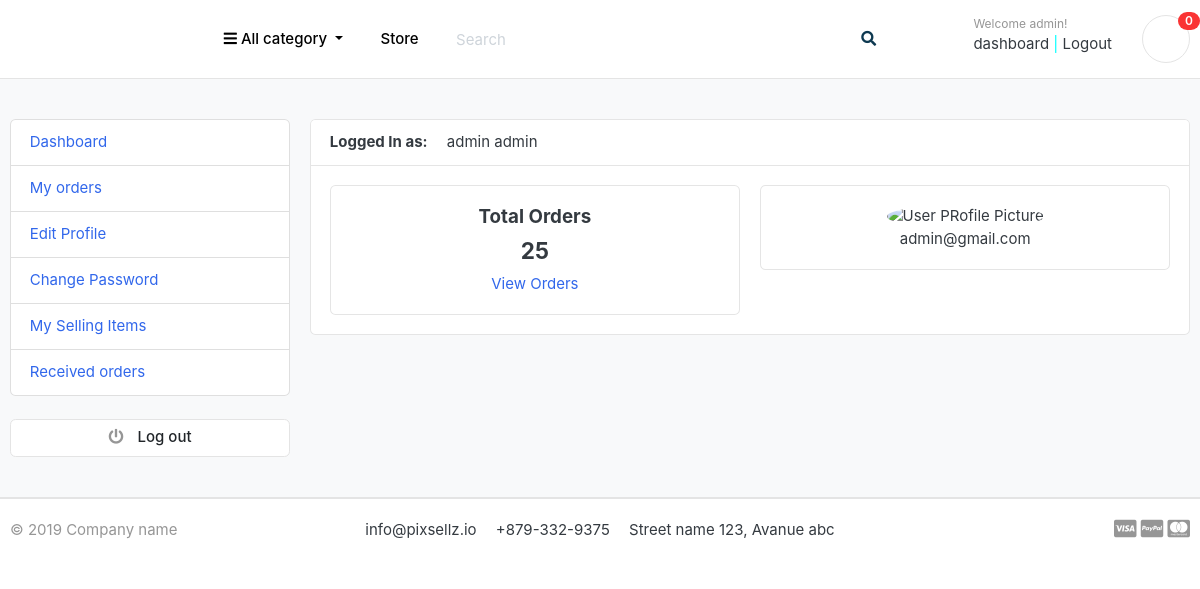
The app's page /accounts/dashboard/ (signed in), older data.
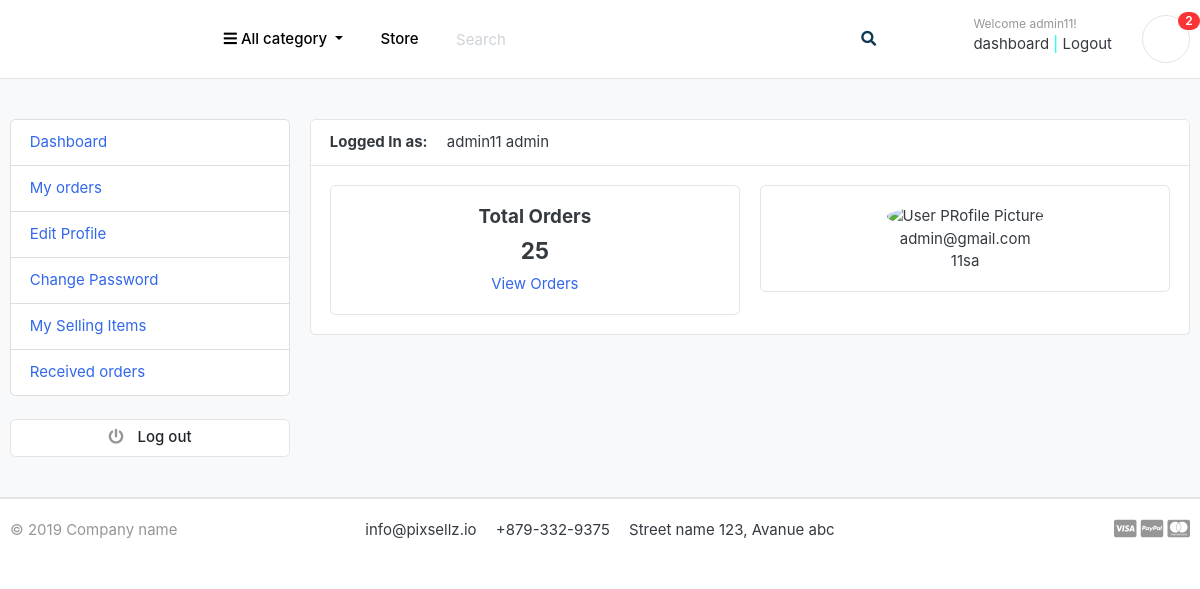
The same page, newer data.
### accounts/models.py (models this page shows, shortened)
class Account(AbstractBaseUser,PermissionsMixin):
    first_name = models.CharField(max_length=50)
    last_name = models.CharField(max_length=50)
    username = models.CharField(max_length=50, unique=True)
    email = models.CharField(max_length=50, unique=True)
    phone_number = models.CharField(max_length=50, unique=True)
    date_joined = models.DateTimeField(auto_now_add=True)
    last_login = models.DateTimeField(auto_now_add=True)
    is_admin = models.BooleanField(default=False)
    is_staff = models.BooleanField(default=False)
    is_active = models.BooleanField(default=True)
    is_superadmin = models.BooleanField(default=False)
    is_verified = models.BooleanField(default=False)
    USERNAME_FIELD = 'email'
    REQUIRED_FIELDS = ['username', 'first_name', 'last_name']
    objects = MyAccountManager()

### accounts/views.py (the view)
# urls.py: path('dashboard/', views.dashboard, name='dashboard'),
@login_required(login_url = 'signin')
def dashboard(request):
    orders = Order.objects.order_by('-created_at').filter(user_id=request.user.id, is_ordered=True)
    orders_count = orders.count()
    context = {
        'orders_count' : orders_count
    }
    return render(request, 'user/dashboard.html', context)

### carts/context_processors.py (called while the page is built)
def counter(request):
    cart_count = 0
    if 'admin' in request.path:
        return {}
    else:
        try:
            cart = Cart.objects.filter(cart_id=_cart_id(request))
            if request.user.is_authenticated:
                cart_items = CartItem.objects.all().filter(user=request.user)
            else:
                cart_items = CartItem.objects.all().filter(cart=cart[:1])
            for cart_item in cart_items:
                cart_count += cart_item.quantity
        except Cart.DoesNotExist:
            cart_item = 0
    return dict(cart_count=cart_count)

### carts/views.py (called while the page is built)
def _cart_id(request):
    cart = request.session.session_key
    if not cart:
        cart = request.session.create()
    return cart

### category/context_processors.py (called while the page is built)
def menu_links(request):
    links = Category.objects.all()
    return dict(links=links)

### category/models.py (called while the page is built)
    def get_url(self):
        return reverse('products_by_category', args=[self.slug])

### templates/user/dashboard.html
{% extends 'user/base.html' %}
{% block content %}
<section class="section-conten padding-y bg">
    <div class="container">
        <div class="row">
        {% include 'user/includes/dashboard_sidebar.html' %}
        <main class="col-md-9">
            <article class="card">
            <header class="card-header">
                <strong class="d-inline-block mr-3">Logged In as:</strong>
                <span>{{ user.first_name }} {{ user.last_name }}</span>
            </header>
            <div class="card-body">
                <div class="row">
                    <div class="col-md-6">
                        <div class="card" style="text-align: center;">
                            <div class="card-body">
                                <h5 class="title">Total Orders</h5>
                                <h4>{{orders_count}}</h4>
                                <a href="">View Orders</a>
                            </div>
                        </div>
                    </div>
                    <div class="col-md-6">
                        <div class="card" style="text-align: center;">
                            <div class="card-body">
                               <img src="https://www.w3schools.com/howto/img_avatar.png" alt="User PRofile Picture" width="50" height="50" style="border-radius:50%;">
                               <p class="mb-0">{{user.email}}</p>
                               <p>{{user.phone_number}}</p>
                            </div>
                        </div>
                    </div>
                </div>
            </div>
            </article>
        </main>
    </div>
    </div>
    </section>
{% endblock %}

### templates/user/includes/navbar.html (shortened to what this page needs)
{% load static %}
<header class="section-header">
    <section class="header-main border-bottom">
        <div class="container">
    <div class="row align-items-center">
        <div class="col-lg-2 col-md-3 col-6">
            <a href="{% url 'homepage' %}" class="brand-wrap">
                <h3 style="color: white;">Gadgetcart</h3>
            </a>
        </div>
        <div class="col-lg col-sm col-md col-6 flex-grow-0">
            <div class="category-wrap dropdown d-inline-block float-right">
                <button type="button" class="btn btn-primary dropdown-toggle" data-toggle="dropdown" style="color: black; background-color: white; border-color: #ffffff">
                    <i class="fa fa-bars"></i> All category
                </button>
            </div>
        </div>
        <a href="{% url 'store' %}" class="btn btn-outline-primary" style="color: black; background-color: white; border-color: #ffffff">Store</a>
        <div class="col-lg  col-md-6 col-sm-12 col">
            <form action="{% url 'search' %}" class="search" method="get">
                <div class="input-group w-100">
                    <input type="text" class="form-control" style="width:60%; border-color: white;" placeholder="Search" name="keyword">
                    <div class="input-group-append">
                      <button class="btn btn-primary" type="submit" style="color: #0E3951; background-color: #ffffff; border-color: #ffffff">
                        <i class="fa fa-search"></i>
                      </button>
                    </div>
                </div>
            </form>
        </div>
        <div class="col-lg-3 col-sm-6 col-8 order-2 order-lg-3">
                    <div class="d-flex justify-content-end mb-3 mb-lg-0">
                        {% if user.id is None %}
                        <div class="widget-header">
                            <small class="title text-muted">Welcome guest!</small>
                            <div>
                                <a href="{% url 'signin' %}">Sign in</a> <span class="dark-transp" style="color: aqua;"> | </span>
                                <a href="{% url 'register' %}"> Register</a>
                            </div>
                        </div>
                        {% else %}
                        <div class="widget-header">
                            <small class="title text-muted">Welcome {{user.first_name}}!</small>
                            <div>
                                <a href="{% url 'dashboard' %}">dashboard</a> <span class="dark-transp" style="color: aqua;"> | </span>
                                <a href="{% url 'signout' %}"> Logout</a>
                            </div>
                        </div>
                        {% endif %}
                        <a href="{% url 'cart' %}" class="widget-header pl-3 ml-3">
                            <div class="icon icon-sm rounded-circle border" style="color: white;"><i class="fa fa-shopping-cart" style="color: white;"></i></div>
                            <span class="badge badge-pill badge-danger notify">{{ cart_count }}</span>
                        </a>
                    </div>
                </div>
    </div>
        </div>
    </section>
    </header>

Row changes from the older to the newer data that the page shows:
changed Account "admin": first_name "admin" → "admin11"; phone_number (not shown) → "11sa"
Text that changed along with them:
{{ cart_count }}: "0" → "2"
